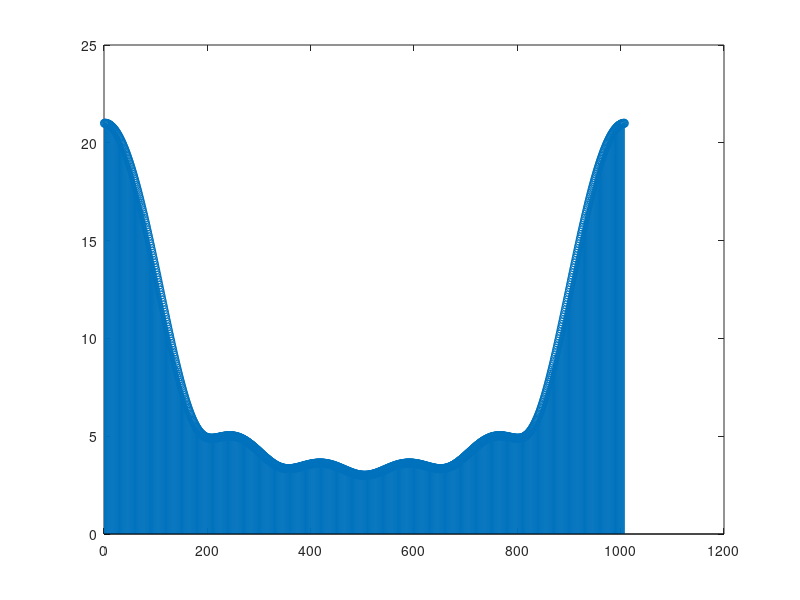
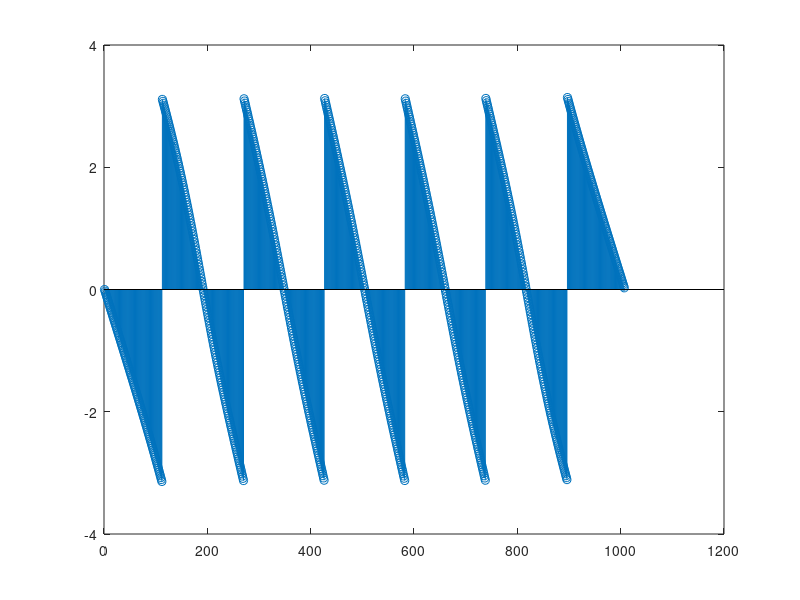
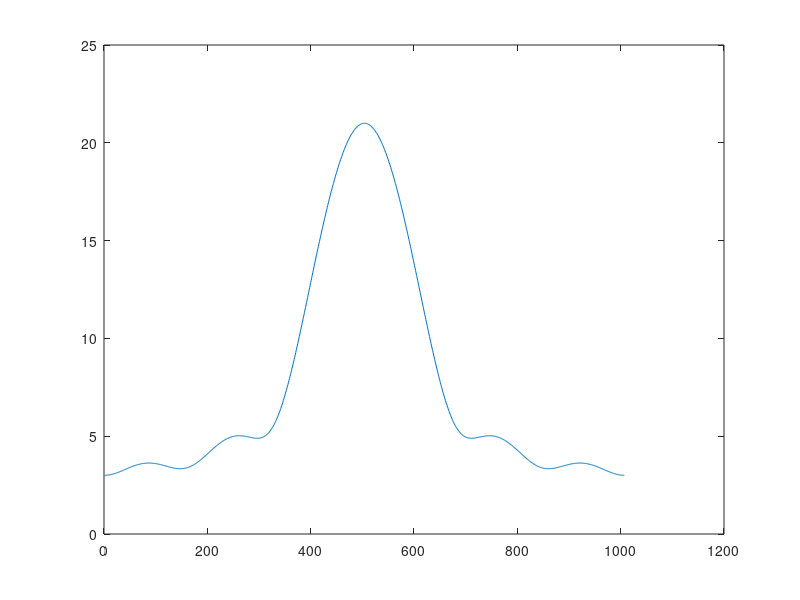
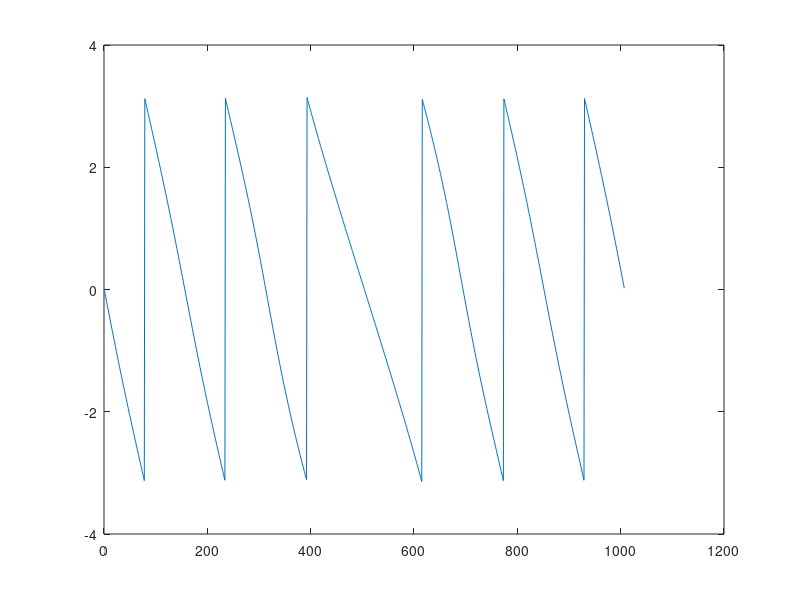

MATLAB code for these plots, in order:
close all
clear all

x = [0 1 2 3 4 5 6  zeros(1, 1000)];
S = fft(x);

% Plot the modulus and phase of the Fourier coefficients
S_mod = abs(S)
S_phase = angle(S)
stem(S_mod)
figure
stem(S_phase)

figure
plot(fftshift(S_mod))
figure
plot(fftshift(S_phase))





figure                % Make new figure window
subplot(2, 1, 1)      % Split in 2 rows, 1 column. We are now in part 1 of the split
plot(S_mod)                % Plot is displayed in the first part
subplot(2, 1, 2)      % Use same split in 2 rows, 1 column. But we move now to part 2 of the split
plot(S_phase)  